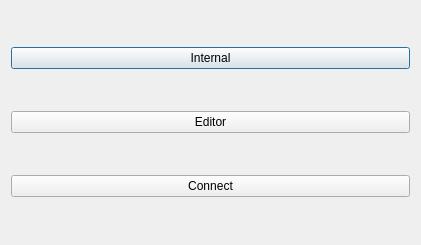
<?xml version="1.0" encoding="UTF-8"?>
<ui version="4.0">
 <class>Dialog</class>
 <widget class="QDialog" name="Dialog">
  <property name="geometry">
   <rect>
    <x>0</x>
    <y>0</y>
    <width>421</width>
    <height>245</height>
   </rect>
  </property>
  <property name="windowTitle">
   <string>Dialog</string>
  </property>
  <layout class="QVBoxLayout" name="verticalLayout">
   <item>
    <widget class="QPushButton" name="btnInternal">
     <property name="text">
      <string>Internal</string>
     </property>
    </widget>
   </item>
   <item>
    <widget class="QPushButton" name="btnEditor">
     <property name="text">
      <string>Editor</string>
     </property>
    </widget>
   </item>
   <item>
    <widget class="QPushButton" name="btnConnect">
     <property name="text">
      <string>Connect</string>
     </property>
    </widget>
   </item>
  </layout>
 </widget>
 <resources/>
 <connections>
  <connection>
   <sender>btnInternal</sender>
   <signal>clicked()</signal>
   <receiver>Dialog</receiver>
   <slot>accept()</slot>
   <hints>
    <hint type="sourcelabel">
     <x>205</x>
     <y>56</y>
    </hint>
    <hint type="destinationlabel">
     <x>228</x>
     <y>24</y>
    </hint>
   </hints>
  </connection>
 </connections>
</ui>
